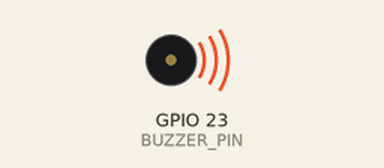
This program was run on a simulated Raspberry Pi (BCM pin numbers). Parts: buzzer (waves = sounding, pin HIGH).

Above: at 1.5 s.
At 8.0 s:
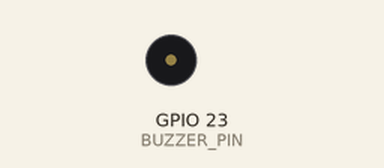
Timing chart, 0 to 16.9 s (numbered marks = the images above):
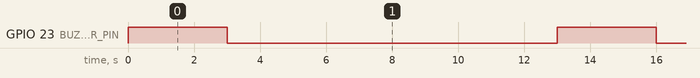

The program:

buzzer.py
```python
import wiringpi as pi
import time

BUZZER_PIN = 23

pi.wiringPiSetupGpio()
pi.pinMode( BUZZER_PIN, pi.OUTPUT )

while True:
    pi.digitalWrite( BUZZER_PIN, pi.HIGH )
    time.sleep(3)

    pi.digitalWrite( BUZZER_PIN, pi.LOW )
    time.sleep(10)
```

Measured:
- by itself, GPIO 23 (BUZZER_PIN): alternates HIGH for 3.0 s and LOW for 10.0 s
